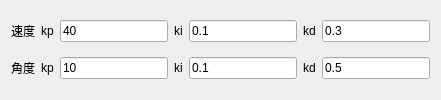
                   <widget class="QWidget" name="ConPid">
                    <attribute name="title">
                     <string>PID</string>
                    </attribute>
                    <layout class="QGridLayout" name="gridLayout_15">
                     <item row="0" column="5">
                      <widget class="QLabel" name="ql_SpeedKd">
                       <property name="text">
                        <string>kd</string>
                       </property>
                      </widget>
                     </item>
                     <item row="1" column="4">
                      <widget class="QLineEdit" name="ql_AngleKi_Data_1">
                       <property name="text">
                        <string>0.1</string>
                       </property>
                      </widget>
                     </item>
                     <item row="0" column="2">
                      <widget class="QLineEdit" name="ql_SpeedKp_Data_1">
                       <property name="text">
                        <string>40</string>
                       </property>
                      </widget>
                     </item>
                     <item row="0" column="0">
                      <widget class="QLabel" name="ql_speed">
                       <property name="text">
                        <string>速度</string>
                       </property>
                      </widget>
                     </item>
                     <item row="1" column="0">
                      <widget class="QLabel" name="ql_Angle">
                       <property name="text">
                        <string>角度</string>
                       </property>
                      </widget>
                     </item>
                     <item row="1" column="1">
                      <widget class="QLabel" name="ql_AngleKp">
                       <property name="text">
                        <string>kp</string>
                       </property>
                      </widget>
                     </item>
                     <item row="1" column="3">
                      <widget class="QLabel" name="ql_AngleKi">
                       <property name="text">
                        <string>ki</string>
                       </property>
                      </widget>
                     </item>
                     <item row="0" column="1">
                      <widget class="QLabel" name="ql_SpeedKp">
                       <property name="text">
                        <string>kp</string>
                       </property>
                      </widget>
                     </item>
                     <item row="0" column="4">
                      <widget class="QLineEdit" name="ql_SpeedKi_Data_1">
                       <property name="text">
                        <string>0.1</string>
                       </property>
                      </widget>
                     </item>
                     <item row="1" column="2">
                      <widget class="QLineEdit" name="ql_AngleKp_Data_1">
                       <property name="text">
                        <string>10</string>
                       </property>
                      </widget>
                     </item>
                     <item row="0" column="3">
                      <widget class="QLabel" name="ql_SpeedKi">
                       <property name="text">
                        <string>ki</string>
                       </property>
                      </widget>
                     </item>
                     <item row="1" column="5">
                      <widget class="QLabel" name="ql_AngleKd">
                       <property name="text">
                        <string>kd</string>
                       </property>
                      </widget>
                     </item>
                     <item row="0" column="6">
                      <widget class="QLineEdit" name="ql_SpeedKd_Data_1">
                       <property name="text">
                        <string>0.3</string>
                       </property>
                      </widget>
                     </item>
                     <item row="1" column="6">
                      <widget class="QLineEdit" name="ql_AngleKd_Data_1">
                       <property name="text">
                        <string>0.5</string>
                       </property>
                      </widget>
                     </item>
                    </layout>
                   </widget>
